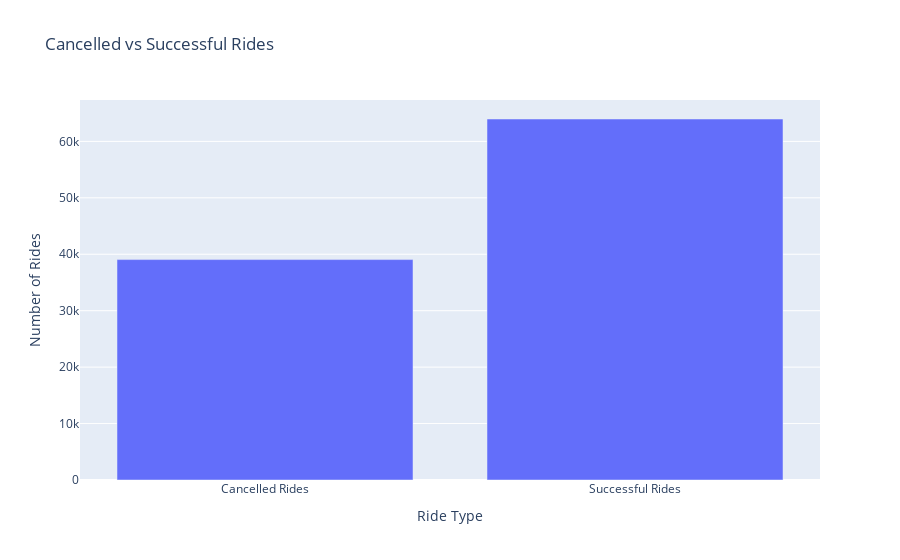

Source (notebook cell):
### Code cell
# Total cancelled and sucess rides 
cancelled_rides = new_df['Booking_Status'].value_counts().get(0, 1)
successful_rides = new_df['Booking_Status'].value_counts().get(1, 0)
print("Total rides :-",(successful_rides+cancelled_rides))

labels = ['Cancelled Rides', 'Successful Rides']
values = [cancelled_rides, successful_rides]

px.bar(
    x=labels,
    y=values,
    title='Cancelled vs Successful Rides',
    labels={'x': 'Ride Type', 'y': 'Number of Rides'})

### Figure 1 — Plotly figure (JSON) as saved in the notebook; plotly's stock layout.template omitted (floating-point values rounded to 4 significant figures)
{"data": [{"hovertemplate": "Ride Type=%{x}<br>Number of Rides=%{y}<extra></extra>", "legendgroup": "", "marker": {"color": "#636efa", "pattern": {"shape": ""}}, "name": "", "orientation": "v", "showlegend": false, "textposition": "auto", "type": "bar", "x": ["Cancelled Rides", "Successful Rides"], "xaxis": "x", "y": [39057, 63967], "yaxis": "y"}], "layout": {"barmode": "relative", "legend": {"tracegroupgap": 0}, "title": {"text": "Cancelled vs Successful Rides"}, "xaxis": {"anchor": "y", "domain": [0, 1], "title": {"text": "Ride Type"}}, "yaxis": {"anchor": "x", "domain": [0, 1], "title": {"text": "Number of Rides"}}}}
